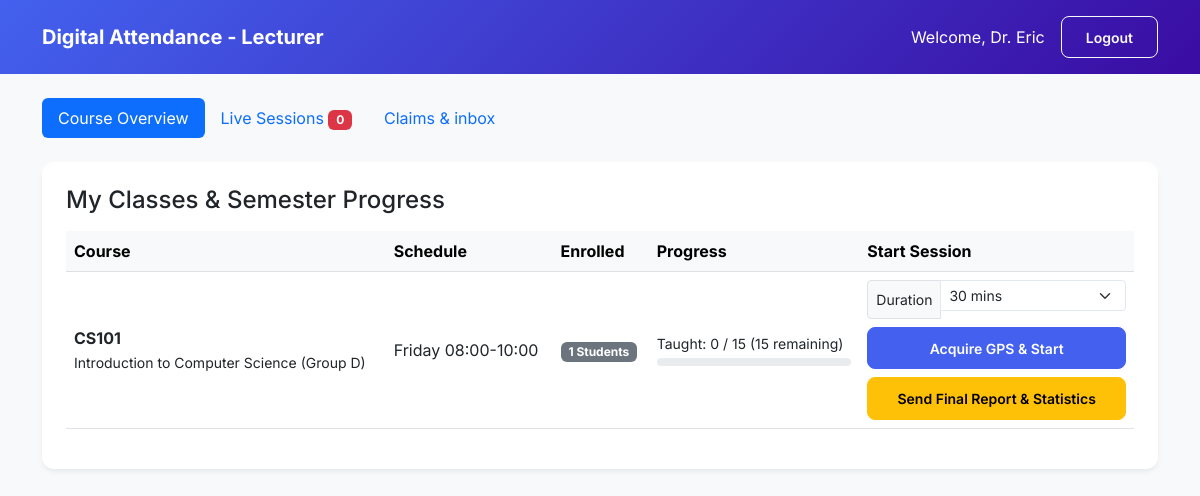
The app's page /lecturer_dashboard.php (signed in) with its own data.
### tables this page shows
CREATE TABLE `course_groups` (
  `id` INT AUTO_INCREMENT PRIMARY KEY,
  `course_id` INT NOT NULL,
  `group_id` INT NOT NULL,
  `lecturer_id` INT NOT NULL,
  `room_lat` DECIMAL(10, 8) DEFAULT NULL,
  `room_lng` DECIMAL(11, 8) DEFAULT NULL,
  `total_sessions` INT DEFAULT 15,
  FOREIGN KEY (`course_id`) REFERENCES `courses`(`id`) ON DELETE CASCADE,
  FOREIGN KEY (`group_id`) REFERENCES `groups`(`id`) ON DELETE CASCADE,
  FOREIGN KEY (`lecturer_id`) REFERENCES `users`(`id`) ON DELETE CASCADE
);

CREATE TABLE `courses` (
  `id` INT AUTO_INCREMENT PRIMARY KEY,
  `code` VARCHAR(20) NOT NULL UNIQUE,
  `name` VARCHAR(100) NOT NULL
);

CREATE TABLE `groups` (
  `id` INT AUTO_INCREMENT PRIMARY KEY,
  `group_code` VARCHAR(20) NOT NULL UNIQUE
);

### lecturer_dashboard.php (the view, shortened to what this page needs)
<?php
require_once 'config/db.php';
$lecturer_id = $_SESSION['user_id'];
$stmt = $pdo->prepare("
    SELECT cg.id as course_group_id, c.code, c.name, g.group_code, t.day_of_week, t.start_time, t.end_time, cg.total_sessions,
    (SELECT COUNT(*) FROM enrollments e WHERE e.course_group_id = cg.id) as enrolled_count,
    (SELECT COUNT(*) FROM attendance_sessions s WHERE s.course_group_id = cg.id AND s.status='closed') as sessions_taught
    FROM course_groups cg
    JOIN courses c ON cg.course_id = c.id
    JOIN groups g ON cg.group_id = g.id
    LEFT JOIN timetable t ON t.course_group_id = cg.id
    WHERE cg.lecturer_id = ?
");
$stmt->execute([$lecturer_id]);
$assigned_courses = $stmt->fetchAll();
$active_stmt = $pdo->prepare("
    SELECT s.id, s.code, s.expires_at, s.duration_minutes, cg.id as course_group_id, c.code as course_code, g.group_code,
    (SELECT COUNT(*) FROM attendance_records ar WHERE ar.session_id = s.id AND ar.status='present') as present_count
    FROM attendance_sessions s
    JOIN course_groups cg ON s.course_group_id = cg.id
    JOIN courses c ON cg.course_id = c.id
    JOIN groups g ON cg.group_id = g.id
    WHERE cg.lecturer_id = ? AND s.status = 'active'
");
$active_stmt->execute([$lecturer_id]);
$active_sessions = $active_stmt->fetchAll();
?>
<!DOCTYPE html>
<html lang="en">
<head>
    <link href="https://cdn.jsdelivr.net/npm/bootstrap@5.3.0/dist/css/bootstrap.min.css" rel="stylesheet">
    <link rel="stylesheet" href="assets/css/style.css">
</head>
<body>
    <nav class="navbar navbar-expand-lg navbar-dark navbar-custom mb-4">
        <div class="container">
            <a class="navbar-brand" href="#">Digital Attendance - Lecturer</a>
            <div class="d-flex align-items-center">
                <span class="text-white me-3">Welcome, <?php echo htmlspecialchars($_SESSION['name']); ?></span>
                <a href="logout.php" class="btn btn-outline-light btn-sm">Logout</a>
            </div>
        </div>
    </nav>
    <div class="container">
        <ul class="nav nav-pills mb-4" id="dashboardTabs" role="tablist">
            <li class="nav-item" role="presentation">
                <button class="nav-link active" data-bs-toggle="pill" data-bs-target="#overview" type="button" role="tab">Course Overview</button>
            </li>
            <li class="nav-item" role="presentation">
                <button class="nav-link" data-bs-toggle="pill" data-bs-target="#live-sessions" type="button" role="tab">Live Sessions <span class="badge bg-danger"><?php echo count($active_sessions); ?></span></button>
            </li>
            <li class="nav-item" role="presentation">
                <button class="nav-link" data-bs-toggle="pill" data-bs-target="#inbox" type="button" role="tab">Claims & inbox</button>
            </li>
        </ul>
        <div class="tab-content" id="dashboardTabsContent">
            <div class="tab-pane fade show active" id="overview" role="tabpanel">
                <div class="card dashboard-card p-4">
                    <h4 class="mb-3">My Classes & Semester Progress</h4>
                    <div class="table-responsive">
                        <table class="table align-middle table-hover">
                            <thead class="table-light">
                                <tr>
                                    <th>Course</th>
                                    <th>Schedule</th>
                                    <th>Enrolled</th>
                                    <th>Progress</th>
                                    <th>Start Session</th>
                                </tr>
                            </thead>
                            <tbody>
                                <?php foreach($assigned_courses as $c): ?>
                                <?php
                                    $remaining = max(0, $c['total_sessions'] - $c['sessions_taught']);
                                ?>
                                <tr>
                                    <td><strong><?php echo htmlspecialchars($c['code']); ?></strong><br><small><?php echo htmlspecialchars($c['name']); ?> (<?php echo htmlspecialchars($c['group_code']); ?>)</small></td>
                                    <td><?php echo htmlspecialchars($c['day_of_week'] ?? 'N/A') . ' ' . substr($c['start_time'] ?? '', 0, 5) . '-' . substr($c['end_time'] ?? '', 0, 5); ?></td>
                                    <td><span class="badge bg-secondary"><?php echo $c['enrolled_count']; ?> Students</span></td>
                                    <td>
                                        <div class="small mb-1">Taught: <?php echo $c['sessions_taught']; ?> / <?php echo $c['total_sessions']; ?> (<?php echo $remaining; ?> remaining)</div>
                                        <div class="progress" style="height: 8px;">
                                        </div>
                                    </td>
                                    <td>
                                        <div class="input-group input-group-sm mb-2">
                                            <span class="input-group-text">Duration</span>
                                            <select class="form-select session-duration-select mb-2" id="duration-<?php echo $c['course_group_id']; ?>">
                                                <option value="30" selected>30 mins</option>
                                            </select>
                                        </div>
                                        <div class="d-flex flex-column gap-2">
                                            <button class="btn btn-primary btn-sm start-session-btn w-100" data-cgid="<?php echo $c['course_group_id']; ?>">Acquire GPS & Start</button>
                                            <button class="btn btn-warning btn-sm send-final-report-btn w-100" data-cgid="<?php echo $c['course_group_id']; ?>">Send Final Report & Statistics</button>
                                        </div>
                                    </td>
                                </tr>
                                <?php endforeach; ?>
                            </tbody>
                        </table>
                    </div>
                </div>
            </div>
        </div>
    </div>
</body>
</html>

### assets/css/style.css (style rules this page uses)
:root { --primary-color: #4361ee; --primary-hover: #3a0ca3; --bg-color: #f8f9fa; --text-color: #2b2d42; --glass-bg: rgba(255, 255, 255, 0.85); --glass-border: rgba(255, 255, 255, 0.18); }
body { font-family: 'Inter', sans-serif; background-color: var(--bg-color); color: var(--text-color); min-height: 100vh; }
.navbar-custom { background: linear-gradient(135deg, #4361ee 0%, #3a0ca3 100%); padding: 1rem 0; }
.navbar-custom .navbar-brand { color: #fff; font-weight: 700; }
.dashboard-card { border: none; border-radius: 12px; box-shadow: 0 4px 6px -1px rgba(0, 0, 0, 0.05), 0 2px 4px -1px rgba(0, 0, 0, 0.03); transition: all 0.3s ease; margin-bottom: 20px; background: white; }
.form-control, .form-select { border-radius: 8px; padding: 0.75rem 1rem; border: 1px solid #e2e8f0; }
.btn { padding: 0.6rem 1.5rem; border-radius: 8px; font-weight: 600; transition: all 0.3s ease; }
.btn-primary { background-color: var(--primary-color); border-color: var(--primary-color); }

### records on screen
course_groups: course.code "CS101", course.name "Introduction to Computer Science", group.group_code "Group D", day_of_week "Friday", start_time "08:00", end_time "10:00", enrolled_count "1", sessions_taught "0", total_sessions "15", id "30 mins"

### other values on screen
$_SESSION['name'] "Dr. Eric"
count($active_sessions) "0"
